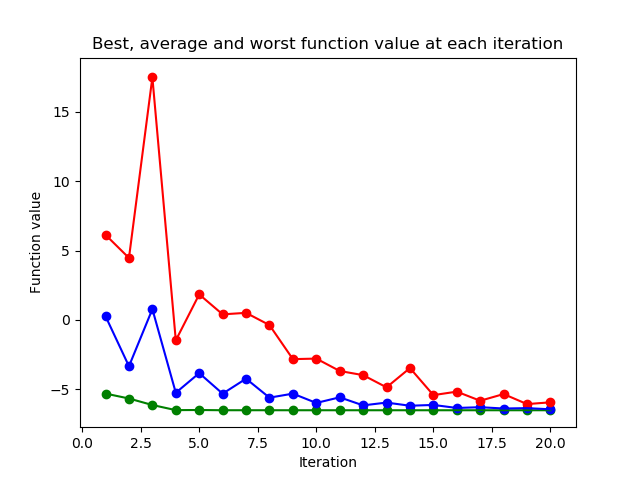

This figure's Python source:
"""
Importing necessary libraries.
"""
import numpy as np
import matplotlib.pyplot as plt

"""
Class to represent a function to be minimized.
"""
class function:
    def func(x):
        return((x[1][0]-x[0][0])**4 + 12*x[0][0]*x[1][0] - x[0][0] + x[1][0] - 3)

"""
FOllowing class represnts a particle in population.
"""
class particle(function):
    """
    Following function initializes a particle's parameters.
    """
    def __init__(self):
        self.x = np.random.rand(2,1)
        self.v = np.random.rand(2,1)
        self.p = self.x
        self.x_arr = []
        self.x_arr.append(self.x)
        self.level_set = []
        self.level_set.append(function.func(self.x))
   
class PSO(function):
    """
    Following function initializes the swarm based on provided parameters.
    """
    def __init__(self,epochs,d,w,c1,c2):
        self.swarm = []
        self.best = []
        self.worst = []
        self.average = []
        for i in range(d):
            par = particle()
            self.swarm.append(par)
        self.d = d
        self.w = w
        self.c1 = c1
        self.c2 = c2
        self.epochs = epochs
        self.g = None
        for i in range(d):
            if(i == 0):
                self.g = self.swarm[0].x
            elif(function.func(self.g)>function.func(self.swarm[i].x)):
                self.g = self.swarm[i].x
    
    """
    Following function generates a new swarm for each iteration and essentially minimizes the function.
    """
    def minimize(self):
        for i in range(self.epochs):
            for j in range(self.d):
                r = np.random.uniform(0.01,1,(2,1))
                s = np.subtract(np.ones((2,1)),r)
                self.swarm[j].v = np.add(np.add(np.multiply(self.w,self.swarm[j].v) , np.multiply(self.c1,np.multiply(r,np.subtract(self.swarm[j].p,self.swarm[j].x)))),np.multiply(self.c2,np.multiply(s,np.subtract(self.g,self.swarm[j].x))))
                self.swarm[j].x = self.swarm[j].x + self.swarm[j].v
                self.swarm[j].x_arr.append(self.swarm[j].x)
                self.swarm[j].level_set.append(function.func(self.swarm[j].x))
                if(function.func(self.swarm[j].x) < function.func(self.swarm[j].p)):
                    self.swarm[j].p = self.swarm[j].x
                worst_curr = -999999
                avg_curr = 0
                best_curr = 999999
            for j in range(self.d):
                if(function.func(self.swarm[j].x)<best_curr):
                    best_curr = function.func(self.swarm[j].x)
                if(function.func(self.swarm[j].x)>worst_curr):
                    worst_curr = function.func(self.swarm[j].x)
                avg_curr = avg_curr + function.func(self.swarm[j].x) 
                if(function.func(self.swarm[j].x) < function.func(self.g)):
                    self.g = self.swarm[j].x
            avg_curr = avg_curr/(self.d)
            self.best.append(best_curr)
            self.average.append(avg_curr)
            self.worst.append(worst_curr)
        print("minimum value : ",function.func(self.g),"minimizer point:",self.g)
                
    """
    Following function is used to generate a list of function values from given list x2 and x1.  
    """
    def fx_contour(self,x1,x2):
        return np.power(x2-x1,4)+(12*x1*x2)-x1+x2-3
    
    """
    Following function is used plot a contour plot and the plot of best, average and worst function values for each iteration.
    """
    def plot(self):
        X = np.linspace(-1,1,50)
        Y = np.linspace(-1,1,50)
        X,Y = np.meshgrid(X,Y)
        Z = self.fx_contour(X,Y)
        plt.contour(X,Y,Z,colors='black')
        for j in range(self.d):
            x1 = []
            x2 = []
            self.swarm[0].x_arr = np.array(self.swarm[0].x_arr)
            for i in range(self.epochs + 1):
                x1.append(self.swarm[j].x_arr[i][0][0])
                x2.append(self.swarm[j].x_arr[i][1][0])
            plt.plot(x1,x2,color='blue')
            plt.scatter(x1,x2,color='red')
        plt.show()
        X = []
        for i in range(len(self.best)):
            X.append(i+1)
        plt.plot(X,self.best,color='green')
        plt.scatter(X,self.best,color='green')
        plt.plot(X,self.average,color='blue')
        plt.scatter(X,self.average,color='blue')
        plt.plot(X,self.worst,color='red')
        plt.scatter(X,self.worst,color='red')
        plt.ylabel("Function value")
        plt.xlabel("Iteration")
        plt.title("Best, average and worst function value at each iteration")
        plt.show()

"""
Following piece of code initializes a PSO object, calls minimize function and plots final graphs.
"""
num_of_particles = 14
num_of_iterations = 20
particle_best_weight = 1.8
global_best_weight = 1.8
particle_previous_influence_weight = 0.8
pso = PSO(num_of_iterations,num_of_particles,particle_previous_influence_weight,particle_best_weight,global_best_weight)
pso.minimize()
pso.plot()
